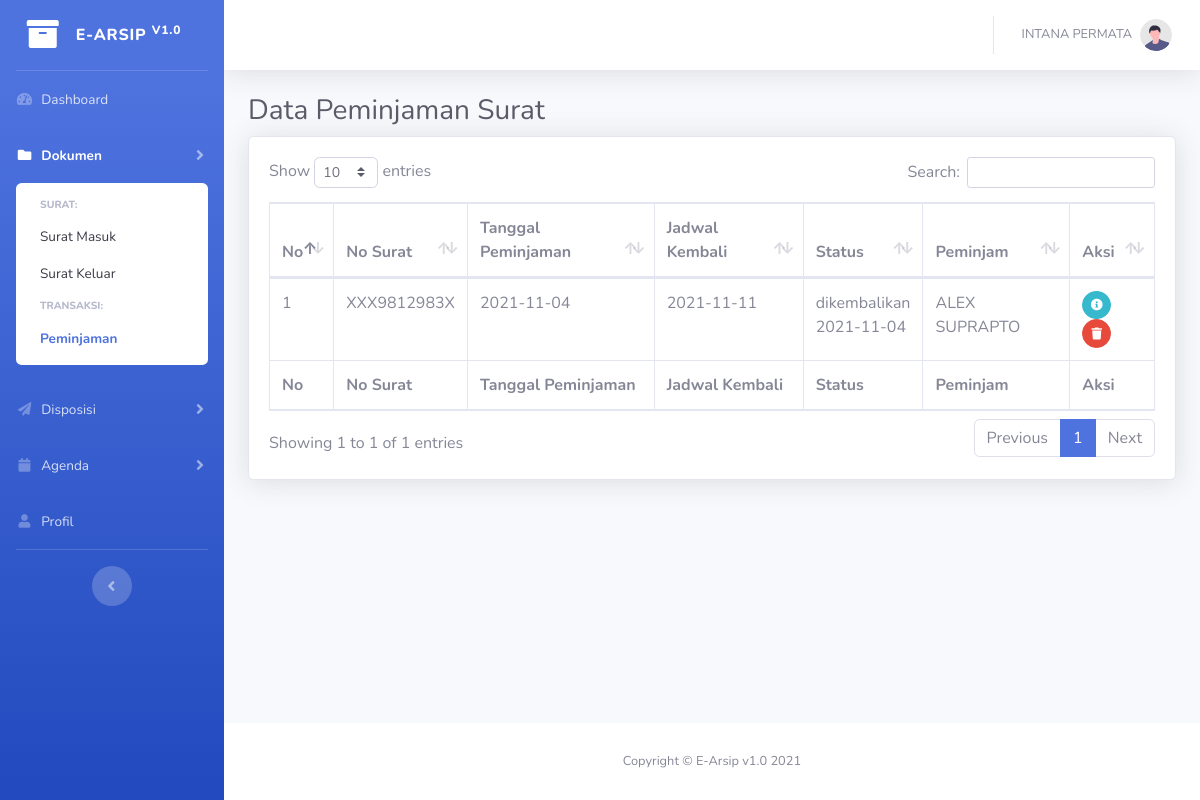
/peminjaman.php (signed in), run on the app's committed database.
### tables this page shows
CREATE TABLE `user` (
  `username` varchar(20) NOT NULL,
  `jabatan` int(11) NOT NULL,
  `nama` varchar(100) NOT NULL,
  `password` varchar(50) NOT NULL
);

CREATE TABLE `tb_peminjaman` (
  `id_peminjaman` int(11) NOT NULL,
  `id_surat` int(11) NOT NULL,
  `tgl_pinjam` date NOT NULL,
  `tgl_kembali` date NOT NULL,
  `username` varchar(50) NOT NULL,
  `status` varchar(50) NOT NULL
);

CREATE TABLE `tb_surat` (
  `id_surat` int(11) NOT NULL,
  `tgl_arsip` date NOT NULL,
  `ket` int(11) NOT NULL,
  `no_surat` varchar(50) NOT NULL,
  `perihal` varchar(50) NOT NULL,
  `tanggal` varchar(20) NOT NULL,
  `asal` varchar(50) NOT NULL,
  `file` varchar(100) NOT NULL
);

### peminjaman.php (the view, shortened to what this page needs)
<?php
    include 'koneksi.php';
?>
    <!DOCTYPE html>
    <html lang="en">
    <head>
        <link href="assets/vendor/fontawesome-free/css/all.min.css" rel="stylesheet" type="text/css">
        <link href="assets/css/sb-admin-2.min.css" rel="stylesheet">
        <link href="assets/vendor/datatables/dataTables.bootstrap4.min.css" rel="stylesheet">
    </head>
    <body id="page-top">
    <div id="wrapper">
        <ul class="navbar-nav bg-gradient-primary sidebar sidebar-dark accordion" id="accordionSidebar">
            <a class="sidebar-brand d-flex align-items-center justify-content-center" href="index.php">
                <div class="sidebar-brand-icon rotate-n-90">
                    <i class="fas fa-archive"></i>
                </div>
                <div class="sidebar-brand-text mx-3">E-ARSIP <sup>v1.0</sup></div>
            </a>
            <hr class="sidebar-divider my-0">
            <li class="nav-item">
                <a class="nav-link" href="index.php">
                    <i class="fas fa-fw fa-tachometer-alt"></i>
                    <span>Dashboard</span></a>
            </li>
            <li class="nav-item active">
                <a class="nav-link collapsed" href="#" data-toggle="collapse" data-target="#collapseSurat"
                   aria-expanded="true" aria-controls="collapseSurat">
                    <i class="fas fa-fw fa-folder"></i>
                    <span>Dokumen</span>
                </a>
                <div id="collapseSurat" class="collapse show" aria-labelledby="headingPages" data-parent="#accordionSidebar">
                    <div class="bg-white py-2 collapse-inner rounded">
                        <h6 class="collapse-header">Surat:</h6>
                        <a class="collapse-item" href="surat_masuk.php">Surat Masuk</a>
                        <a class="collapse-item" href="surat_keluar.php">Surat Keluar</a>
                        <h6 class="collapse-header">Transaksi:</h6>
                        <a class="collapse-item active" href="peminjaman.php">Peminjaman</a>
                    </div>
                </div>
            </li>
            <li class="nav-item">
                <a class="nav-link collapsed" href="#" data-toggle="collapse" data-target="#collapseDisposisi"
                   aria-expanded="true" aria-controls="collapseDisposisi">
                    <i class="fas fa-fw fa-paper-plane"></i>
                    <span>Disposisi</span>
                </a>
            </li>
            <li class="nav-item">
                <a class="nav-link collapsed" href="#" data-toggle="collapse" data-target="#collapseAgenda"
                   aria-expanded="true" aria-controls="collapseAgenda">
                    <i class="fas fa-fw fa-calendar"></i>
                    <span>Agenda</span>
                </a>
            </li>
            <li class="nav-item">
                <a class="nav-link" href="profile.php">
                    <i class="fas fa-fw fa-user"></i>
                    <span>Profil</span></a>
            </li>
            <hr class="sidebar-divider d-none d-md-block">
            <div class="text-center d-none d-md-inline">
                <button class="rounded-circle border-0" id="sidebarToggle"></button>
            </div>
        </ul>
        <div id="content-wrapper" class="d-flex flex-column">
            <div id="content">
                <nav class="navbar navbar-expand navbar-light bg-white topbar mb-4 static-top shadow">
                    <ul class="navbar-nav ml-auto">
                        <li class="nav-item dropdown no-arrow">
                            <a class="nav-link dropdown-toggle" href="#" id="userDropdown" role="button"
                               data-toggle="dropdown" aria-haspopup="true" aria-expanded="false">
                            <span class="mr-2 d-none d-lg-inline text-gray-600 small">
                                <?php
                                    $username = $_SESSION['username'];
                                    $sql = "SELECT * FROM user WHERE username='$username'";
                                    $result = $conn->query($sql);
                                    if ($result->num_rows > 0) {
                                        while($row = $result->fetch_assoc()) {
                                            echo $row['nama'];
                                        }
                                    } else {
                                        printf('No record found.<br />');
                                    }
                                ?>
                            </span>
                                <img class="img-profile rounded-circle"
                                     src="assets/img/undraw_profile.svg">
                            </a>
                        </li>
                    </ul>
                </nav>
                <div class="container-fluid">
                    <h1 class="h3 mb-2 text-gray-800">Data Peminjaman Surat</h1>
                    <div class="card shadow mb-4">
                        <div class="card-body">
                            <div class="table-responsive">
                                <table class="table table-bordered" id="dataTable" width="100%" cellspacing="0">
                                    <thead>
                                    <tr>
                                        <th>No</th>
                                        <th>No Surat</th>
                                        <th>Tanggal Peminjaman</th>
                                        <th>Jadwal Kembali</th>
                                        <th>Status</th>
                                        <th>Peminjam</th>
                                        <th>Aksi</th>
                                    </tr>
                                    </thead>
                                    <tfoot>
                                    <tr>
                                        <th>No</th>
                                        <th>No Surat</th>
                                        <th>Tanggal Peminjaman</th>
                                        <th>Jadwal Kembali</th>
                                        <th>Status</th>
                                        <th>Peminjam</th>
                                        <th>Aksi</th>
                                    </tr>
                                    </tfoot>
                                    <tbody>
                                    <?php
                                        include 'koneksi.php';
                                        $sql = "SELECT * FROM tb_peminjaman";
                                        $result = $conn->query($sql);
                                        $i = 1;
                                        if ($result->num_rows > 0) {
                                            while($row = $result->fetch_assoc()) {
                                                $peminjam = $row['username'];
                                                $idsurat = $row['id_surat'];
                                                $tglpinjam = $row['tgl_pinjam'];
                                                $tglkembali = $row['tgl_kembali'];
                                                $status = $row['status'];
                                                ?>
                                                <tr>
                                                    <td><?php echo $i++?></td>
                                                    <td><?php
                                                            $sqla = "SELECT * FROM tb_surat WHERE id_surat = '$idsurat'";
                                                            $resulta = $conn->query($sqla);
                                                            if($resulta->num_rows > 0){
                                                                while($rowa = $resulta->fetch_assoc()) {
                                                                    echo $rowa['no_surat'];
                                                                }
                                                            }?></td>
                                                    <td><?php echo $tglpinjam?></td>
                                                    <td><?php echo $tglkembali?></td>
                                                    <td><?php echo $status ?></td>
                                                    <td><?php
                                                            $sqlb = "SELECT * FROM user WHERE username = '$peminjam'";
                                                            $resultb = $conn->query($sqlb);
                                                            if($resultb->num_rows > 0){
                                                                while($rowb = $resultb->fetch_assoc()) {
                                                                    echo $rowb['nama'];
                                                                }
                                                            }?></td>
                                                    <td>
                                                        <a href="#" data-toggle="modal" data-target="#infoModal<?php echo $row['id_peminjaman']?>" class="btn btn-info btn-circle btn-sm">
                                                            <i class="fas fa-info-circle"></i>
                                                        </a>
                                                        <a href="#" data-toggle="modal" data-target="#hapusModal<?php echo $row['id_peminjaman']?>" class="btn btn-danger btn-circle btn-sm">
                                                            <i class="fas fa-trash"></i>
                                                        </a>
                                                    </td>
                                                </tr>
                                                <?php
                                            }
                                        }else {
                                            printf('No record found.<br />');
                                        }
                                    ?>
                                    </tbody>
                                </table>
                            </div>
                        </div>
                    </div>
                </div>
            </div>
            <footer class="sticky-footer bg-white">
                <div class="container my-auto">
                    <div class="copyright text-center my-auto">
                        <span>Copyright &copy; E-Arsip v1.0 2021</span>
                    </div>
                </div>
            </footer>
        </div>
    </div>
    </body>
    </html>

### data on the page
user: nama "INTANA PERMATA"
tb_peminjaman: tgl_pinjam "2021-11-04", tgl_kembali "2021-11-11", status "dikembalikan 2021-11-04"
tb_surat: no_surat "XXX9812983X"
user: nama "ALEX SUPRAPTO"
